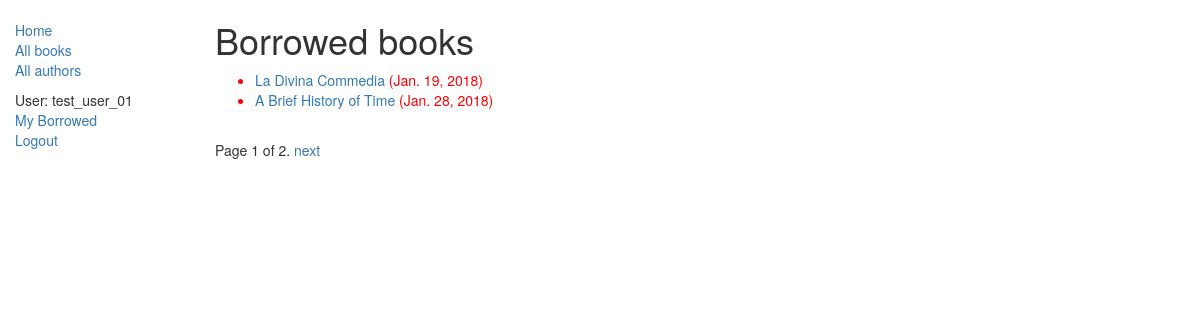
The app's page /catalog/mybooks/ (signed in) with its own data.
### catalog/models.py (models this page shows, shortened)
class BookInstance(models.Model):
    id = models.UUIDField(primary_key = True, default = uuid.uuid4, help_text = 'Unique ID for this instance of the book')
    book = models.ForeignKey('Book', on_delete = models.SET_NULL, null = True)
    imprint = models.CharField(max_length = 200)
    due_back = models.DateField(null = True, blank = True)
    borrower = models.ForeignKey(User, on_delete=models.SET_NULL, null = True, blank = True)
    LOAN_STATUS = (
        ('m', 'Maintenance'),
        ('o', 'On Loan'),
        ('a', 'Available'),
        ('r', 'Reserved'),
    )
    status = models.CharField(max_length = 1, choices = LOAN_STATUS, blank = True, default = 'm', help_text = 'Book Availability')
    class Meta:
        ordering = ["due_back"]
        permissions = (("can_mark_returned", "Set book as returned"),)
    @property
    def is_overdue(self):
        if self.due_back and date.today() > self.due_back:
            return True
        return False

class Book(models.Model):
    title = models.CharField(max_length=200)
    author = models.ForeignKey('Author', on_delete=models.SET_NULL, null=True)
    summary = models.CharField(max_length=1000, help_text='Enter a short summary of what the book is about')
    isbn = models.CharField('ISBN', max_length=13, help_text='13 Characters <a href="https://www.isbn-international.org/content/what-isbn">ISBN number</a>')
    genre = models.ManyToManyField(Genre, help_text='Select a Genre for this book')
    language = models.ForeignKey('Language', on_delete=models.SET_NULL, null=True)
    def display_genre(self):
         return ', '.join([genre.name for genre in self.genre.all()[:3]])
    display_genre.short_description = 'Genre'

### catalog/views.py (the view)
class LoanedBooksByUserListView(LoginRequiredMixin,generic.ListView):
    model = BookInstance
    template_name ='catalog/bookinstance_list_borrowed_user.html'
    paginate_by = 2
    def get_queryset(self):
        return BookInstance.objects.filter(borrower=self.request.user).filter(status__exact='o').order_by('due_back')

### catalog/templates/catalog/bookinstance_list_borrowed_user.html
{% extends "base_generic.html" %}
{% block content %}
    <h1>Borrowed books</h1>
    {% if bookinstance_list %}
    <ul>
      {% for bookinst in bookinstance_list %}
      <li class="{% if bookinst.is_overdue %}text-danger{% endif %}">
        <a href="{% url 'book-detail' bookinst.book.pk %}">{{bookinst.book.title}}</a> ({{ bookinst.due_back }})
      </li>
      {% endfor %}
    </ul>
    {% else %}
      <p>There are no books borrowed.</p>
    {% endif %}
{% endblock %}

### catalog/templates/base_generic.html (shortened to what this page needs)
<html lang="en">
<head>
  <link rel="stylesheet" href="https://maxcdn.bootstrapcdn.com/bootstrap/3.3.7/css/bootstrap.min.css">
  {% load static %}
  <link rel="stylesheet" href="{% static 'css/styles.css' %}">
</head>
<body>
  <div class="container-fluid">
    <div class="row">
      <div class="col-sm-2">
      {% block sidebar %}
      <ul class="sidebar-nav">
          <li><a href="{% url 'index' %}">Home</a></li>
          <li><a href="{% url 'books' %}">All books</a></li>
          <li><a href="{% url 'authors' %}">All authors</a></li>
          {% if user.is_authenticated %}
            <li>User: {{ user.get_username }}</li>
            <li><a href="{% url 'my-borrowed' %}">My Borrowed</a></li>
            <li><a href="{% url 'logout'%}?next={{request.path}}">Logout</a></li>
          {% else %}
            <li><a href="{% url 'login'%}?next={{request.path}}">Login</a></li>
          {% endif %}
      </ul>
     {% endblock %}
      </div>
      <div class="col-sm-10 ">
      {% block content %}{% endblock %}
      {% block pagination %}
        {% if is_paginated %}
          <div class="pagination">
            <span class="page-links">
                <span class="page-current">
                    Page {{ page_obj.number }} of {{ page_obj.paginator.num_pages }}.
                  </span>
              {% if page_obj.has_next %}
                  <a href="{{ request.path }}?page={{ page_obj.next_page_number }}">next</a>
              {% endif %}
            </span>
          </div>
          {% endif %}
      {% endblock %}
      </div>
    </div>
  </div>
</body>
</html>

### catalog/static/css/styles.css (style rules this page uses)
.sidebar-nav { margin-top: 20px; padding: 0; list-style: none; }
.text-danger { color: red; }

### records on screen
BookInstance: book "La Divina Commedia", due_back "Jan. 19, 2018"
BookInstance: book "A Brief History of Time", due_back "Jan. 28, 2018"

### other values on screen
{{ user.get_username }} "test_user_01"
{{ page_obj.number }} "1"
{{ page_obj.paginator.num_pages }} "2"
